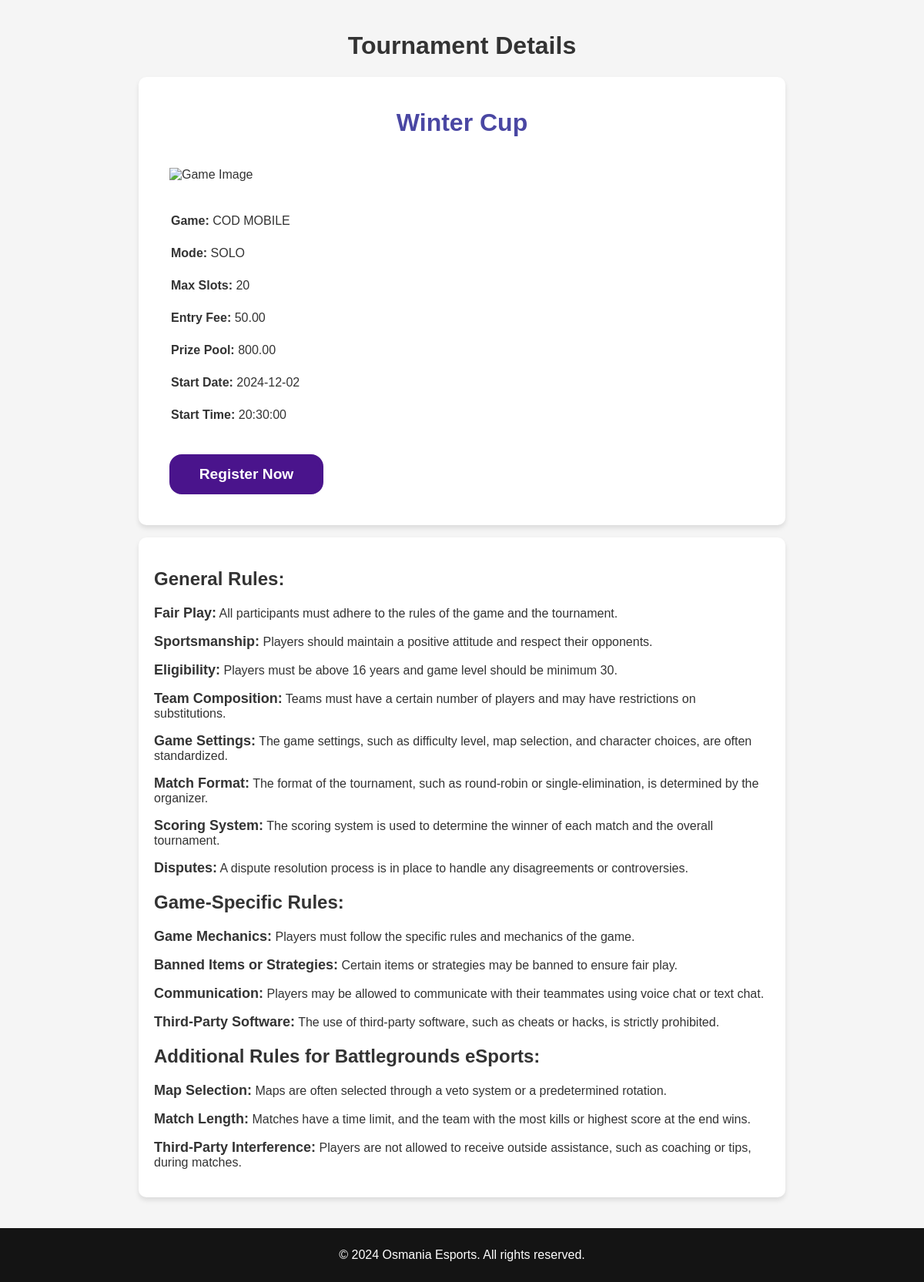
The app's page /tournament-details.php?id=6 with its own data.
### tables this page shows
CREATE TABLE `tournaments` (
  `id` int(11) NOT NULL,
  `organizername` varchar(30) NOT NULL,
  `tournament_name` varchar(255) NOT NULL,
  `game_name` varchar(100) NOT NULL,
  `game_mode` varchar(50) NOT NULL,
  `max_slots` int(11) NOT NULL,
  `entry_fee` decimal(10,2) NOT NULL,
  `prize_pool` decimal(10,2) DEFAULT NULL,
  `start_date` date NOT NULL,
  `start_time` time NOT NULL,
  `status` enum('upcoming','ongoing','completed') NOT NULL DEFAULT 'upcoming',
  `room_id` varchar(30) NOT NULL,
  `room_password` varchar(30) NOT NULL
);

### tournament-details.php (the view, shortened to what this page needs)
<?php
include 'db-connection.php';
$tournament_id = $_GET['id'];
$sql = "SELECT * FROM tournaments WHERE id = ?";
$stmt = $conn->prepare($sql);
$stmt->bind_param("i", $tournament_id);
$stmt->execute();
$result = $stmt->get_result();
$tournament = $result->fetch_assoc();
?>
<!DOCTYPE html>
<html lang="en">
<head>
    <link rel="stylesheet" href="tournament-details.css">
</head>
<body onload="load_image()">
    <main>
        <h1 class="title">Tournament Details</h1>
        <div class='details'>
            <h1><?php echo htmlspecialchars($tournament['tournament_name']); ?></h1>
            <img src="" alt="Game Image" id='game-image'>
            <p><strong>Game:</strong> <?php echo htmlspecialchars($tournament['game_name']); ?></p>
            <p><strong>Mode:</strong> <?php echo htmlspecialchars($tournament['game_mode']); ?></p>
            <p><strong>Max Slots:</strong> <?php echo htmlspecialchars($tournament['max_slots']); ?></p>
            <p><strong>Entry Fee:</strong> <?php echo htmlspecialchars($tournament['entry_fee']); ?></p>
            <p><strong>Prize Pool:</strong> <?php echo htmlspecialchars($tournament['prize_pool']); ?></p>
            <p><strong>Start Date:</strong> <?php echo htmlspecialchars($tournament['start_date']); ?></p>
            <p><strong>Start Time:</strong> <?php echo htmlspecialchars($tournament['start_time']); ?></p>
            <form method="POST" action="tournament-register.html">
                <button class="register-btn" type="submit">Register Now</button>
            </form>
        </div>
        <div class="rules">
                <h2>General Rules:</h2>
                <p><span>Fair Play:</span> All participants must adhere to the rules of the game and the tournament.</p>
                <p><span>Sportsmanship:</span> Players should maintain a positive attitude and respect their opponents.</p>
                <p><span>Eligibility:</span> Players must be above 16 years and game level should be minimum 30.</p>
                <p><span>Team Composition:</span> Teams must have a certain number of players and may have restrictions on substitutions.</p>
                <p><span>Game Settings:</span> The game settings, such as difficulty level, map selection, and character choices, are often standardized.</p>
                <p><span>Match Format:</span> The format of the tournament, such as round-robin or single-elimination, is determined by the organizer.</p>
                <p><span>Scoring System:</span> The scoring system is used to determine the winner of each match and the overall tournament.</p>
                <p><span>Disputes:</span> A dispute resolution process is in place to handle any disagreements or controversies.</p>
                <h2>Game-Specific Rules:</h2>
                <p><span>Game Mechanics:</span> Players must follow the specific rules and mechanics of the game.</p>
                <p><span>Banned Items or Strategies:</span> Certain items or strategies may be banned to ensure fair play.</p>
                <p><span>Communication:</span> Players may be allowed to communicate with their teammates using voice chat or text chat.</p>
                <p><span>Third-Party Software:</span> The use of third-party software, such as cheats or hacks, is strictly prohibited.</p>
                <h2>Additional Rules for Battlegrounds eSports:</h2>
                <p><span>Map Selection:</span> Maps are often selected through a veto system or a predetermined rotation.</p>
                <p><span>Match Length:</span> Matches have a time limit, and the team with the most kills or highest score at the end wins.</p>
                <p><span>Third-Party Interference:</span> Players are not allowed to receive outside assistance, such as coaching or tips, during matches.</p>
        </div>
    </main>
    <footer>
        <p>&copy; 2024 Osmania Esports. All rights reserved.</p>
    </footer>
</body>
</html>

### tournament-details.css (style rules this page uses)
body { font-family: Arial, sans-serif; margin: 0; padding: 0; background-color: #f5f5f5; color: #333; }
main { padding: 20px; }
.title { text-align: center; }
.details { max-width: 800px; margin: auto; background-color: white; border-radius: 10px; box-shadow: 0px 4px 6px rgba(0, 0, 0, 0.1); padding: 20px; }
.details h1 { color: #4a47a3; margin-bottom: 20px; text-align: center; }
.details img { margin:20px; }
.details p { padding: 2px; margin:20px; }
.rules { max-width: 800px; margin: auto; background-color: white; border-radius: 10px; box-shadow: 0px 4px 6px rgba(0, 0, 0, 0.1); padding: 20px; }
.rules h2 { color: #333; }
.rules span { font-size:18px; font-weight:600; }
.register-btn { min-width: 200px; background-color: #4a148c; color: white; padding: 10px; font-size: 1.2rem; font-weight: bold; border: 5px solid #4a148c; border-radius: 1rem; margin:20px; cursor: pointer; }
footer { background-color: #141414; color: white; text-align: center; padding: 10px; margin-top: 20px; }

### records on screen
tournaments: tournament_name "Winter Cup", game_name "COD MOBILE", game_mode "SOLO", max_slots "20", entry_fee "50.00", prize_pool "800.00", start_date "2024-12-02", start_time "20:30:00"
